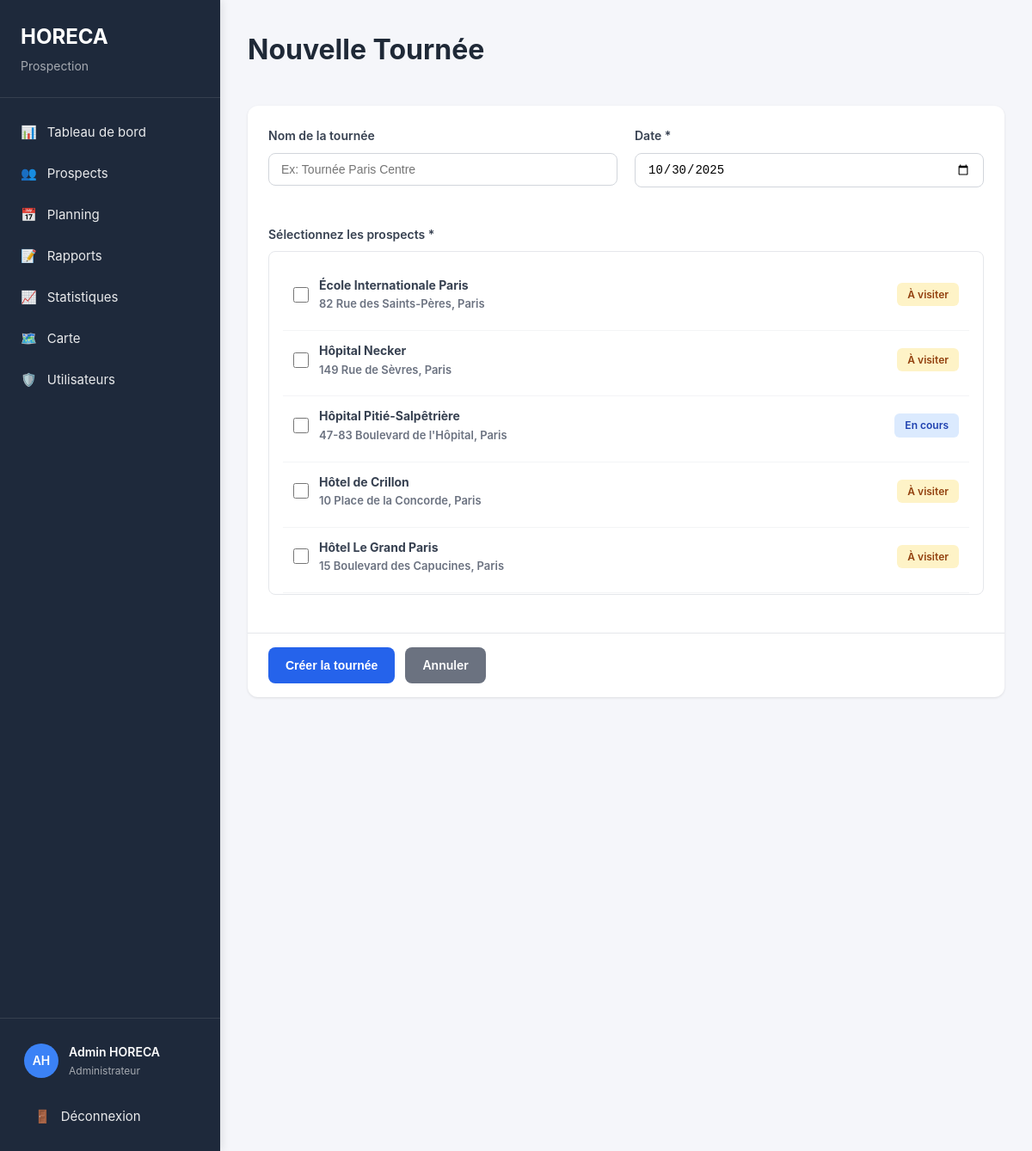
Screenshot of /horeca-php/new-tour.php (signed in) with the database file from the repository.
### tables this page shows
CREATE TABLE `prospects` (
  `id` int(11) NOT NULL AUTO_INCREMENT,
  `name` varchar(255) NOT NULL,
  `type` enum('hotel','restaurant','traiteur','ecole','hopital','autre') NOT NULL DEFAULT 'autre',
  `address` varchar(255) DEFAULT NULL,
  `postal_code` varchar(10) DEFAULT NULL,
  `city` varchar(100) DEFAULT NULL,
  `country` varchar(100) DEFAULT 'France',
  `phone` varchar(20) DEFAULT NULL,
  `email` varchar(255) DEFAULT NULL,
  `website` varchar(255) DEFAULT NULL,
  `manager_name` varchar(100) DEFAULT NULL,
  `status` enum('to_visit','in_progress','converted','lost') NOT NULL DEFAULT 'to_visit',
  `latitude` decimal(10, 8) DEFAULT NULL,
  `longitude` decimal(11, 8) DEFAULT NULL,
  `note_avg` decimal(3, 2) DEFAULT 0.00,
  `created_by` int(11) DEFAULT NULL,
  `created_at` timestamp NOT NULL DEFAULT CURRENT_TIMESTAMP,
  `updated_at` timestamp NOT NULL DEFAULT CURRENT_TIMESTAMP ON UPDATE CURRENT_TIMESTAMP,
  PRIMARY KEY (`id`),
  KEY `created_by` (`created_by`),
  KEY `status` (`status`),
  KEY `city` (`city`)
);

### horeca-php/config/config.php (called while the page is built, shortened)
<?php
function escapeHtml($text) {
    return htmlspecialchars($text, ENT_QUOTES, 'UTF-8');
}
function getStatusLabel($status) {
    $labels = [
        'to_visit' => 'À visiter',
        'in_progress' => 'En cours',
        'converted' => 'Converti',
        'lost' => 'Perdu',
        'planned' => 'Planifiée',
        'completed' => 'Terminée',
        'cancelled' => 'Annulée',
        'pending' => 'En attente',
        'done' => 'Terminé',
        'skipped' => 'Ignoré'
    ];
    return $labels[$status] ?? $status;
}
?>

### horeca-php/new-tour.php (the view, shortened to what this page needs)
<?php
require_once 'config/config.php';
$db = getDbConnection();
$prospects = [];
try {
    $stmt = $db->query("SELECT * FROM prospects WHERE status IN ('to_visit', 'in_progress') ORDER BY city, name");
    $prospects = $stmt->fetchAll();
} catch (PDOException $e) {}
include 'includes/header.php';
include 'includes/sidebar.php';
?>
<div class="main-content">
    <div class="content">
        <div class="page-header">
            <h1>Nouvelle Tournée</h1>
        </div>
        <form method="POST" class="card">
            <div class="card-body">
                <div class="form-grid">
                    <div class="form-group">
                        <label for="name">Nom de la tournée</label>
                        <input type="text" id="name" name="name" class="form-control" placeholder="Ex: Tournée Paris Centre">
                    </div>
                    <div class="form-group">
                        <label for="date">Date *</label>
                        <input type="date" id="date" name="date" required class="form-control" value="<?php echo date('Y-m-d'); ?>">
                    </div>
                </div>
                <div class="form-group full-width mt-4">
                    <label>Sélectionnez les prospects *</label>
                    <div style="max-height: 400px; overflow-y: auto; border: 1px solid #E5E7EB; border-radius: 8px; padding: 16px;">
                        <?php foreach ($prospects as $prospect): ?>
                            <div style="padding: 12px; border-bottom: 1px solid #F3F4F6;">
                                <label style="display: flex; align-items: center; gap: 12px; cursor: pointer;">
                                    <input type="checkbox" name="prospect_ids[]" value="<?php echo $prospect['id']; ?>" style="width: 18px; height: 18px;">
                                    <div style="flex: 1;">
                                        <strong><?php echo escapeHtml($prospect['name']); ?></strong>
                                        <div class="text-sm text-muted">
                                            <?php echo escapeHtml($prospect['address']); ?>, <?php echo escapeHtml($prospect['city']); ?>
                                        </div>
                                    </div>
                                    <span class="badge badge-<?php echo $prospect['status']; ?>">
                                        <?php echo getStatusLabel($prospect['status']); ?>
                                    </span>
                                </label>
                            </div>
                        <?php endforeach; ?>
                    </div>
                </div>
            </div>
            <div class="card-footer">
                <button type="submit" class="btn btn-primary">Créer la tournée</button>
                <a href="planning.php" class="btn btn-secondary">Annuler</a>
            </div>
        </form>
    </div>
</div>
<?php include 'includes/footer.php'; ?>

### horeca-php/css/style.css (style rules this page uses)
* { margin: 0; padding: 0; box-sizing: border-box; }
body { font-family: -apple-system, BlinkMacSystemFont, 'Segoe UI', 'Roboto', sans-serif; background: #F5F6FA; color: #1F2937; line-height: 1.6; }
.main-content { margin-left: 256px; flex: 1; min-height: 100vh; }
.content { padding: 32px; max-width: 1400px; }
.page-header { display: flex; justify-content: space-between; align-items: flex-start; margin-bottom: 32px; }
.page-header h1 { font-size: 32px; font-weight: 700; color: #1F2937; margin-bottom: 8px; }
.card { background: white; border-radius: 12px; box-shadow: 0 1px 3px rgba(0,0,0,0.1); margin-bottom: 24px; }
.card-body { padding: 24px; }
.card-footer { padding: 16px 24px; border-top: 1px solid #E5E7EB; display: flex; gap: 12px; }
.btn { padding: 10px 20px; border: none; border-radius: 8px; font-size: 14px; font-weight: 600; cursor: pointer; text-decoration: none; display: inline-flex; align-items: center; gap: 8px; transition: all 0.2s; }
.btn-primary { background: #2563EB; color: white; }
.btn-secondary { background: #6B7280; color: white; }
.form-group { margin-bottom: 20px; }
.form-group label { display: block; font-weight: 600; margin-bottom: 8px; color: #374151; font-size: 14px; }
.form-control, .form-select { width: 100%; padding: 10px 14px; border: 1px solid #D1D5DB; border-radius: 8px; font-size: 14px; transition: border-color 0.2s; }
.form-grid { display: grid; grid-template-columns: repeat(auto-fit, minmax(250px, 1fr)); gap: 20px; }
.badge { padding: 4px 12px; border-radius: 6px; font-size: 12px; font-weight: 600; display: inline-block; }
.badge-to_visit { background: #FEF3C7; color: #92400E; }
.badge-in_progress { background: #DBEAFE; color: #1E40AF; }
.text-muted { color: #6B7280; }
.text-sm { font-size: 13px; }
.mt-4 { margin-top: 24px; }

### rows the page displays
prospects: name "École Internationale Paris", address "82 Rue des Saints-Pères", city "Paris", status "À visiter"
prospects: name "Hôpital Necker", address "149 Rue de Sèvres", city "Paris", status "À visiter"
prospects: name "Hôpital Pitié-Salpêtrière", address "47-83 Boulevard de l'Hôpital", city "Paris", status "En cours"
prospects: name "Hôtel de Crillon", address "10 Place de la Concorde", city "Paris", status "À visiter"
prospects: name "Hôtel Le Grand Paris", address "15 Boulevard des Capucines", city "Paris", status "À visiter"

### other values shown
substr($user['first_name'], 0, 1) . substr($user['last_name'], 0, 1) "AH"
escapeHtml($user['first_name'] . ' ' . $user['last_name']) "Admin HORECA"
getRoleLabel($user['role']) "Administrateur"
